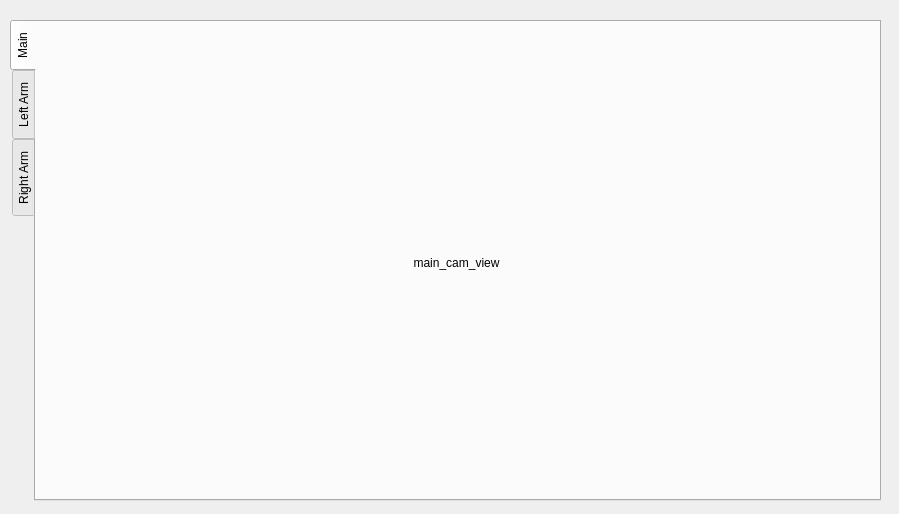
<?xml version="1.0" encoding="UTF-8"?>
<ui version="4.0">
 <class>Camera_View</class>
 <widget class="QDialog" name="Camera_View">
  <property name="geometry">
   <rect>
    <x>0</x>
    <y>0</y>
    <width>899</width>
    <height>514</height>
   </rect>
  </property>
  <property name="windowTitle">
   <string>Dialog</string>
  </property>
  <widget class="QTabWidget" name="tabWidget_6">
   <property name="geometry">
    <rect>
     <x>10</x>
     <y>20</y>
     <width>871</width>
     <height>481</height>
    </rect>
   </property>
   <property name="tabPosition">
    <enum>QTabWidget::West</enum>
   </property>
   <property name="currentIndex">
    <number>0</number>
   </property>
   <widget class="QWidget" name="tab_25">
    <attribute name="title">
     <string>Main</string>
    </attribute>
    <widget class="QLabel" name="main_cam_view">
     <property name="geometry">
      <rect>
       <x>10</x>
       <y>10</y>
       <width>821</width>
       <height>461</height>
      </rect>
     </property>
     <property name="text">
      <string>main_cam_view</string>
     </property>
     <property name="alignment">
      <set>Qt::AlignCenter</set>
     </property>
    </widget>
   </widget>
   <widget class="QWidget" name="tab_26">
    <attribute name="title">
     <string>Left Arm</string>
    </attribute>
    <widget class="QLabel" name="left_cam_view">
     <property name="geometry">
      <rect>
       <x>10</x>
       <y>10</y>
       <width>821</width>
       <height>461</height>
      </rect>
     </property>
     <property name="text">
      <string>left_cam_view</string>
     </property>
     <property name="alignment">
      <set>Qt::AlignCenter</set>
     </property>
    </widget>
   </widget>
   <widget class="QWidget" name="tab_27">
    <attribute name="title">
     <string>Right Arm</string>
    </attribute>
    <widget class="QLabel" name="right_cam_view">
     <property name="geometry">
      <rect>
       <x>10</x>
       <y>10</y>
       <width>821</width>
       <height>461</height>
      </rect>
     </property>
     <property name="minimumSize">
      <size>
       <width>0</width>
       <height>0</height>
      </size>
     </property>
     <property name="text">
      <string>right_cam_view</string>
     </property>
     <property name="scaledContents">
      <bool>false</bool>
     </property>
     <property name="alignment">
      <set>Qt::AlignCenter</set>
     </property>
    </widget>
   </widget>
  </widget>
 </widget>
 <resources/>
 <connections/>
</ui>
